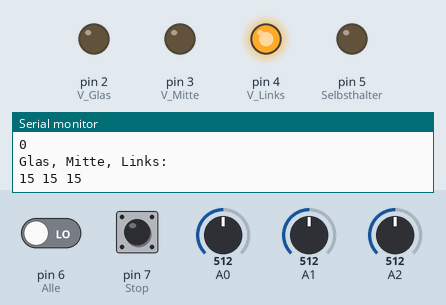
Simulated run of this sketch. Board: Arduino Uno, built with avr-gcc and run on an emulated ATmega328P. Parts: output pins drawn as LEDs (lit = HIGH), the last lines printed to the serial monitor. The test bench sets the inputs (shaded band); at power-on: A0 = 512, A1 = 512, A2 = 512, pin 6 (Alle) LOW, pin 7 (Stop) LOW.

Above: at 1.2 s.
1.3 s: A0 set to 39
2.8 s: A0 set to 33
At 3.5 s:
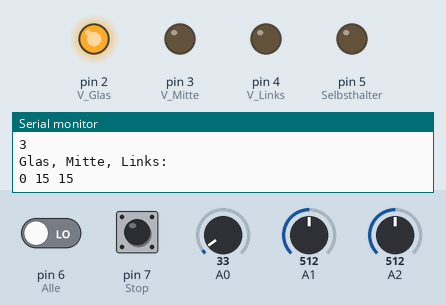
4.4 s: A1 set to 38
7.4 s: A1 set to 31
At 8.7 s:
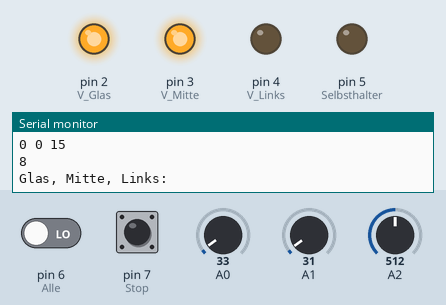
9.0 s: A2 set to 37
10.5 s: A2 set to 32
At 10.9 s:
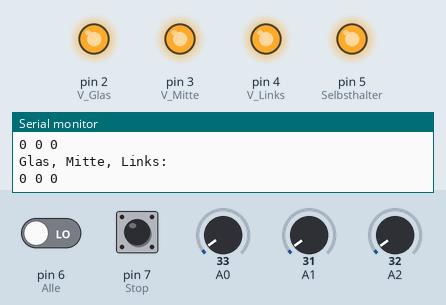
Timing chart, 0 to 13.1 s (numbered marks = the images above; inputs shaded):
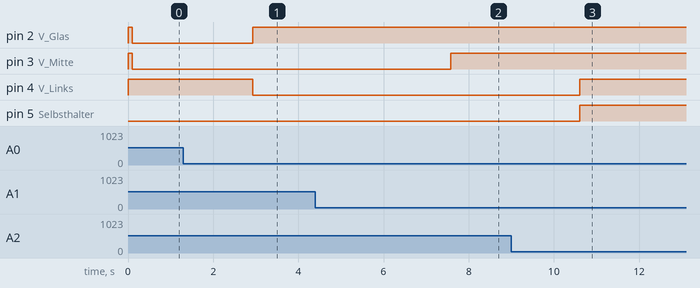

Measured:
- the behaviour switches between 35 and 34 on A0 (found by bisection; images 0 and 1)
- the behaviour switches between 35 and 34 on A1 (found by bisection; images 1 and 2)
- the behaviour switches between 35 and 34 on A2 (found by bisection; images 2 and 3)
- after the input at 2.8 s, pin 2 (V_Glas): LOW → HIGH after 0.13 s; pin 4 (V_Links): HIGH → LOW after 0.13 s
- after the input at 7.4 s, pin 3 (V_Mitte): LOW → HIGH after 0.18 s
- after the input at 10.5 s, pin 4 (V_Links), pin 5 (Selbsthalter): LOW → HIGH after 0.11 s

The sketch:

Bewaesserung.ino
```cpp
#define V_Glas        2
#define V_Mitte       3
#define V_Links       4
#define Selbsthalter  5
#define Alle          6
#define Stop          7
#define high          LOW
#define low           HIGH

int Z_Glas;
int Z_Mitte;
int Z_Links;

int zeit=0;
int timer=0;
int sek=0;
int minute=0;
int state=1;
int Umschalt=0;
int Programmstatus=0;
int a=0, b=0, c=0;


//Timer-Interrupt-Routine:
ISR(TIMER0_COMPA_vect){    //This is the interrupt request
  timer++;
  if(timer>=1000) {
    timer=0;
    sek++;
    if(sek>=60) {
      sek=0;
      minute++;
    }
  }
}

void setup() {

 pinMode(V_Glas,OUTPUT);
 pinMode(V_Mitte,OUTPUT);
 pinMode(V_Links,OUTPUT);
 pinMode(Selbsthalter,OUTPUT);
 pinMode(Alle,INPUT);
 pinMode(Stop,INPUT);

 digitalWrite(V_Glas, low);
 digitalWrite(V_Mitte, low);
 digitalWrite(V_Links, low);
 digitalWrite(Selbsthalter, high);

 //Timer wird so eingestellt, dass alle 1ms der Timer-Interrupt ausgelöst wird.
  TCCR0A=(1<<WGM01);    //Set the CTC mode
  //OCR0A=0xF9; //Value for ORC0A for 1ms
  OCR0A=255; //Value for ORC0A for 1ms
  TIMSK0|=(1<<OCIE0A);   //Set the interrupt request
  sei(); //Disable Global-Interrupt
  TCCR0B|=(1<<CS01);    //Set the prescale 1/64 clock
  TCCR0B|=(1<<CS00);

 Serial.begin(9600);


}

void loop() {


   Z_Glas=analogRead(A0);
   Z_Mitte=analogRead(A1);
   Z_Links=analogRead(A2);

    Z_Glas = map(Z_Glas, 0, 1023, 0, 30);
    Z_Mitte = map(Z_Mitte, 0, 1023, 0, 30);
    Z_Links = map(Z_Links, 0, 1023, 0, 30)+zeit;


    Serial.println("Glas, Mitte, Links: ");
    Serial.print(Z_Glas);
    Serial.print(" ");
    Serial.print(Z_Mitte);
    Serial.print(" ");
    Serial.println(Z_Links);

    delay(100);


    //Z_Glas=Z_Glas*0.235;
    //Z_Mitte=Z_Mitte*0.235;
    //Z_Links=Z_Links*0.235;

    /*Serial.println(Glas);
    Serial.println(Mitte);
    Serial.println(Links);
    Serial.println(' ');*/

    if(digitalRead(Alle)==HIGH) {

      Z_Mitte=0;
      Z_Links=0;

    }


    switch(state) {
      case 1: //Initialisierung

        timer=0;
        sek=0;
        minute=0;
        Programmstatus=0;
        a=0;
        b=0;
        c=0;
        digitalWrite(V_Glas, high);
        digitalWrite(V_Mitte, high);
        state=2;
      break; //end case 1

      case 2: //Programm
      Serial.println(sek);
        if(minute>=Z_Glas and a==0){
          a=1;
          digitalWrite(V_Glas, low);
          Programmstatus++;
          if(Umschalt==0) {
            digitalWrite(V_Links, high);
            zeit=minute;
            Umschalt=1;
            Z_Links=Z_Links+minute;
          }
        }

        if(minute>=Z_Mitte and b==0) {
          b=1;
          digitalWrite(V_Mitte, low);
          Programmstatus++;
          if(Umschalt==0) {
            digitalWrite(V_Links, high);
            zeit=minute;
            Umschalt=1;
            Z_Links=Z_Links+minute;
          }
        }

        if(minute>=Z_Links and Umschalt==1 and c==0) {
          c=1;
          digitalWrite(V_Links, low);
          Programmstatus++;
        }

        if(Programmstatus==3 || digitalRead(Stop)==HIGH) {
           state=0;
           digitalWrite(V_Links, low);
           digitalWrite(V_Mitte, low);
           digitalWrite(V_Glas, low);
           digitalWrite(Selbsthalter, low);
        }
      break; //end case 2

    } //end switch
 } //end loop
```
